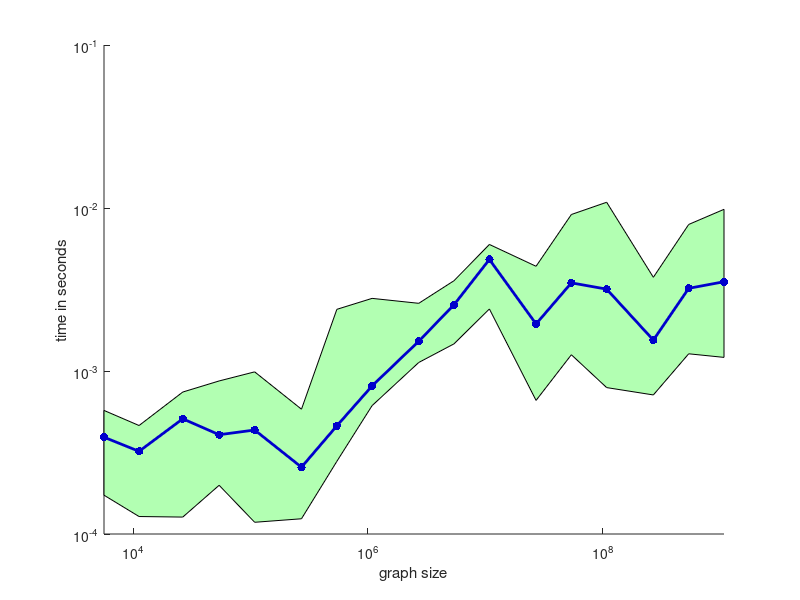

Source code (MATLAB): (Note: this script raises an error after producing the figure.)

%% fix the data
load scaling_1
results = results(1:17,:)';
maxd = full([gdata.maxdeg]);
maxd2 = maxd.^2;
ns = [gdata.n];
nnzs = [gdata.nnz];
gsize = ns+nnzs;
p10 = prctile(results,10);
p25 = prctile(results,25);
p75 = prctile(results,75);
p50 = prctile(results,50);
p90 = prctile(results,90);
%%
clf; hold on;
%patch([gsize fliplr(gsize)],[p10 fliplr(p90)],[0.8,1,0.8]);
%patch([gsize fliplr(gsize)],[p25 fliplr(p75)],[0.5,1,0.5]);
patch([gsize fliplr(gsize)],[p25 fliplr(p75)],[0.7,1,0.7]);

set(gca,'XScale','log');
set(gca,'YScale','log');
plot(gsize,p50,'.-','MarkerSize',18,'LineWidth',2,'Color',[0,0,0.8]);
xlim([min(gsize),max(gsize)]);
set(gca,'XTick',[1e4,1e6,1e8]);
ylabel('time in seconds');
xlabel('graph size');
set_figure_size([3,3]);
print(gcf,'ff-040-runtime.eps','-depsc2');

%%
load scaling_s
results = results(1:15,:)';
gdata = gdata(1:15);
maxd = full([gdata.maxdeg]);
maxd2 = maxd.^2;
ns = [gdata.n];
nnzs = [gdata.nnz];
gsize = ns+nnzs;
p10 = prctile(results,10);
p25 = prctile(results,25);
p75 = prctile(results,75);
p50 = prctile(results,50);
p90 = prctile(results,90);

%%

clf; hold on;
%patch([gsize fliplr(gsize)],[p10 fliplr(p90)],[0.8,1,0.8]);
patch([gsize fliplr(gsize)],[p25 fliplr(p75)],[0.7,1,0.7]);

set(gca,'XScale','log');
set(gca,'YScale','log');
plot(gsize,p50,'.-','MarkerSize',18,'LineWidth',2,'Color',[0.0,0,0.8]);
xlim([min(gsize),max(gsize)]);
ylabel('time in seconds');
xlabel('graph size');
set(gca,'XTick',[1e4,1e6,1e8]);
set_figure_size([3,3]);
print(gcf,'ff-048-runtime.eps','-depsc2');

%%
clf; hold on;
patch([maxd2 fliplr(maxd2)],[p25 fliplr(p75)],[0.7,1,0.7]);

set(gca,'XScale','log');
set(gca,'YScale','log');
plot(maxd2,p50,'.-','MarkerSize',18,'LineWidth',2,'Color',[0.0,0,0.8]);
xlim([min(maxd2),max(maxd2)]);
ylabel('time in seconds');
xlabel('graph size');
set(gca,'XTick',[1e4,1e6,1e8]);
set_figure_size([3,3]);

ylabel('time in seconds');
xlabel('max-degree squared');
line([1e3,1e9],[1e-4,1e2]);

print(gcf,'ff-048-scaling-d2.eps','-depsc2');
